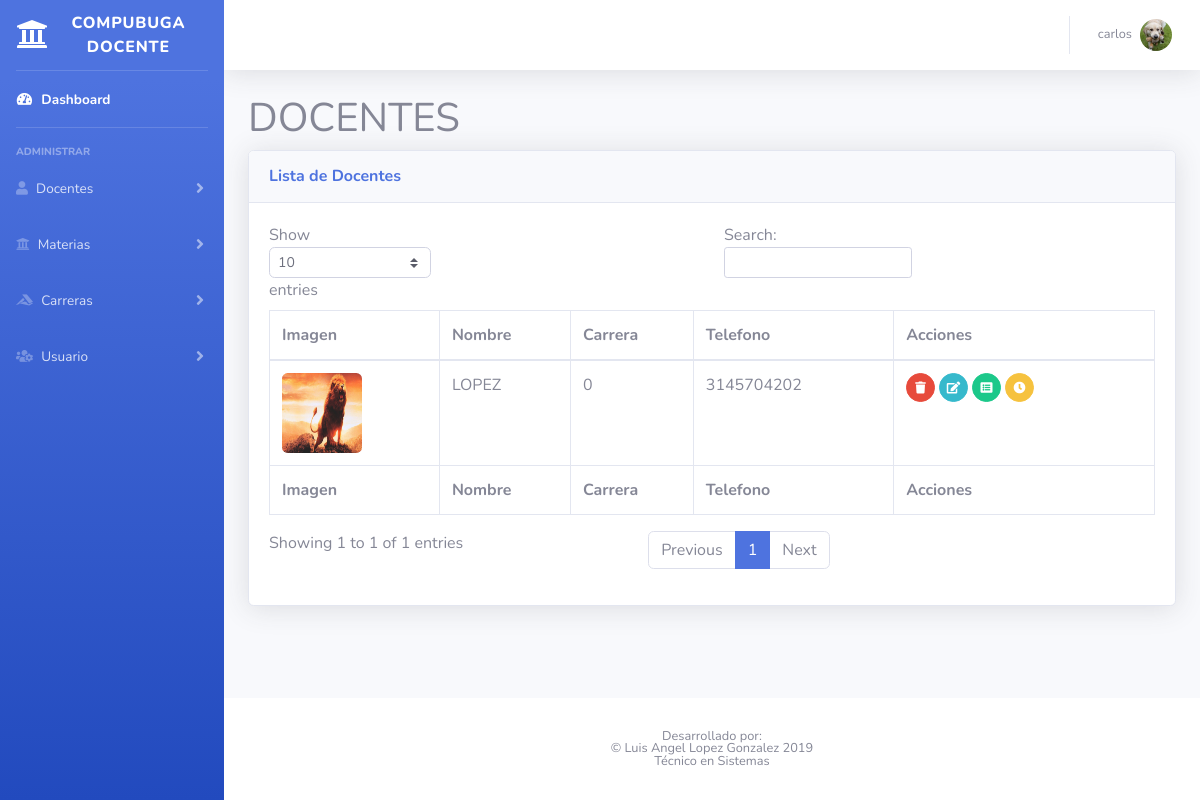
/docente/docenteAdministrarVista.php (signed in), run on the app's committed database.
### tables this page shows
CREATE TABLE `docentes` (
  `id` int(11) NOT NULL,
  `nombre` varchar(100) NOT NULL,
  `carrera` int(11) NOT NULL,
  `telefono` varchar(20) NOT NULL,
  `foto` varchar(500) NOT NULL,
  `documento` varchar(10) NOT NULL,
  `fecha` date NOT NULL,
  `direccion` varchar(50) NOT NULL
);

### docente/docenteModelo.php (called while the page is built, shortened)
<?php
include_once '../conexion.php';
    class docenteModelo
    {
        function mostrarTodos(){
            global $link;
            $consulta = "SELECT * FROM `docentes`";
            $query = mysqli_query($link, $consulta);
            return $query;
        }
    }
?>

### docente/docenteAdministrarVista.php (the view, shortened to what this page needs)
<!DOCTYPE html>
<html lang="en">
    <head>
        <link href="../vendor/fontawesome-free/css/all.min.css" rel="stylesheet" type="text/css">
        <link href="../css/sb-admin-2.min.css" rel="stylesheet">
    </head>
    <body id="page-top">
        <div id="wrapper">
            <?php
            include_once '../componets/menu.php';
            ?>
            <div id="content-wrapper" class="d-flex flex-column">
                <div id="content">
                    <?php
                    include_once '../componets/navBar.php';
                    ?>
                    <div class="container">
                        <h1>DOCENTES</h1>
                        <div class="card shadow mb-4">
                            <div class="card-header py-3">
                                <h6 class="m-0 font-weight-bold text-primary">Lista de Docentes</h6>
                            </div>
                            <div class="card-body">
                                <div class="table-responsive">
                                    <table class="table table-bordered" id="dataTable" width="100%" cellspacing="0">
                                        <thead>
                                            <tr>
                                                <th>Imagen</th>
                                                <th>Nombre</th>
                                                <th>Carrera</th>
                                                <th>Telefono</th>
                                                <th>Acciones</th>
                                            </tr>
                                        </thead>
                                        <tfoot>
                                            <tr>
                                                <th>Imagen</th>
                                                <th>Nombre</th>
                                                <th>Carrera</th>
                                                <th>Telefono</th>
                                                <th>Acciones</th>
                                            </tr>
                                        </tfoot>
                                        <tbody>
                                            <?php
                                            include_once "docenteModelo.php";
                                            $docenteModelo = new docenteModelo();
                                            $result = $docenteModelo->mostrarTodos();
                                            while ($fila = mysqli_fetch_array($result)) {
                                                if ($fila != NULL) {
                                                    echo '<tr>
                                            <td> <img src="' . $fila['foto'] . '" class="rounded float-left" width="80" height="80" ></td>
                                            <td>' . $fila['nombre'] . '</td>
                                            <td>' . $fila['carrera'] . '</td>
                                            <td>' . $fila['telefono'] . '</td>
                <td>
               <a href="#" onclick="eliminarModal(' . $fila['id'] . ')" class="btn btn-danger btn-circle btn-sm" data-toggle="tooltip" data-placement="bottom" title="Eliminar">
                <i class="fas fa-trash"></i>
                </a>
                <a href="#" class="btn btn-info btn-circle btn-sm" data-toggle="tooltip" data-placement="bottom" title="Modificar">
                <i class="fas fa-edit"></i>
                </a>
                <a href="#" class="btn btn-success  btn-circle btn-sm" data-toggle="modal" data-target="#modalAsignar" title="Asignar Materia">
                <i class="fas fa-list-alt"></i>
                </a>
                <button class="btn btn-warning  btn-circle btn-sm" data-toggle="modal" data-target="#exampleModal" title="Asignar Disponibilidad">
                <i class="fas fa-clock"></i>
                </button>
                </td>
                </tr>';
                                                }
                                            }
                                            ?>
                                        </tbody>
                                    </table>
                                </div>
                            </div>
                        </div>
                    </div>
                </div>
                <?php
                include_once '../componets/footer.php';
                ?>
            </div>
        </div>
    </body>
</html>

### data on the page
docentes: foto (picture), nombre "LOPEZ", carrera "0", telefono "3145704202"

### other printed values
$_SESSION['nombreUsuario'] "carlos"
